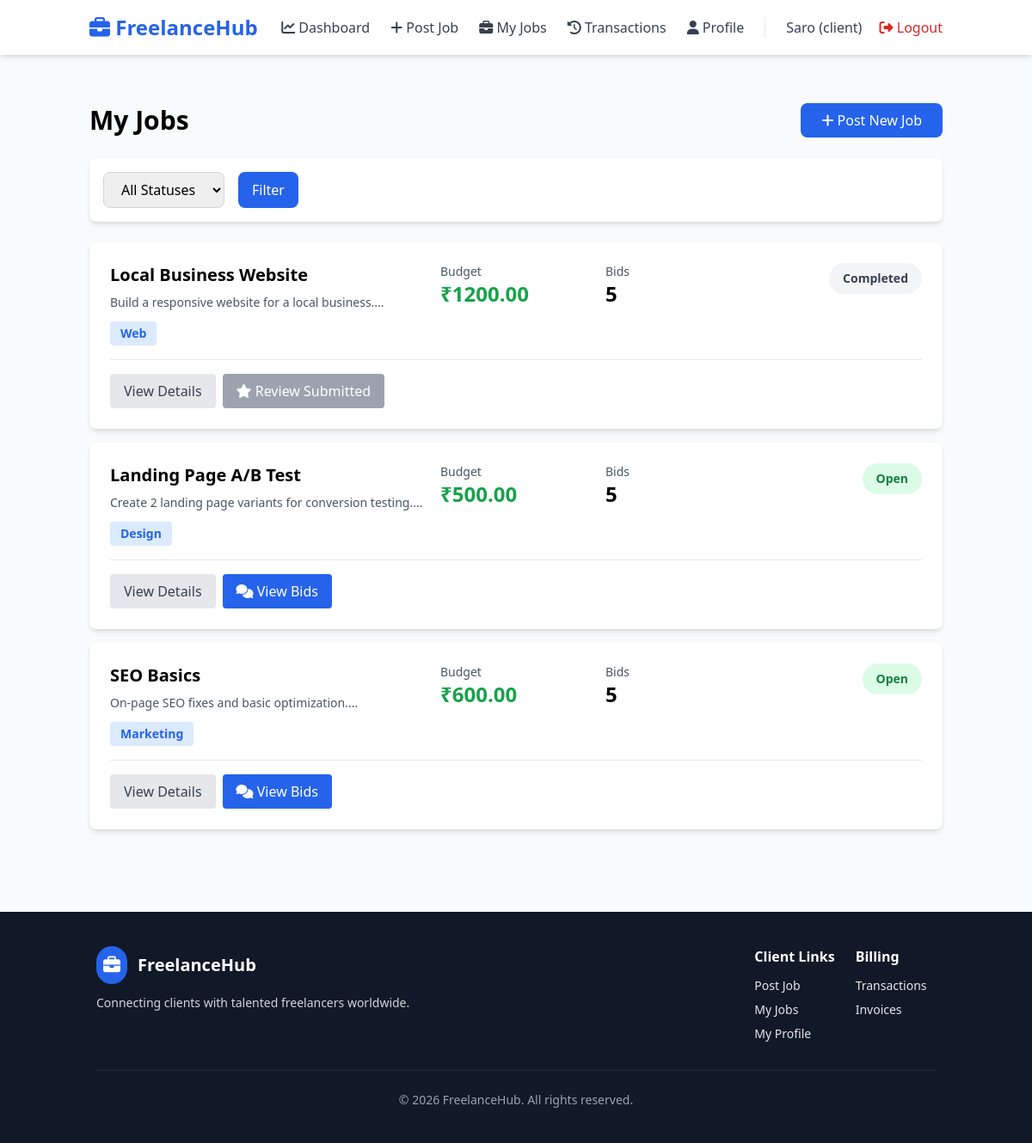
Before: /my-jobs (signed in) with the older database file.
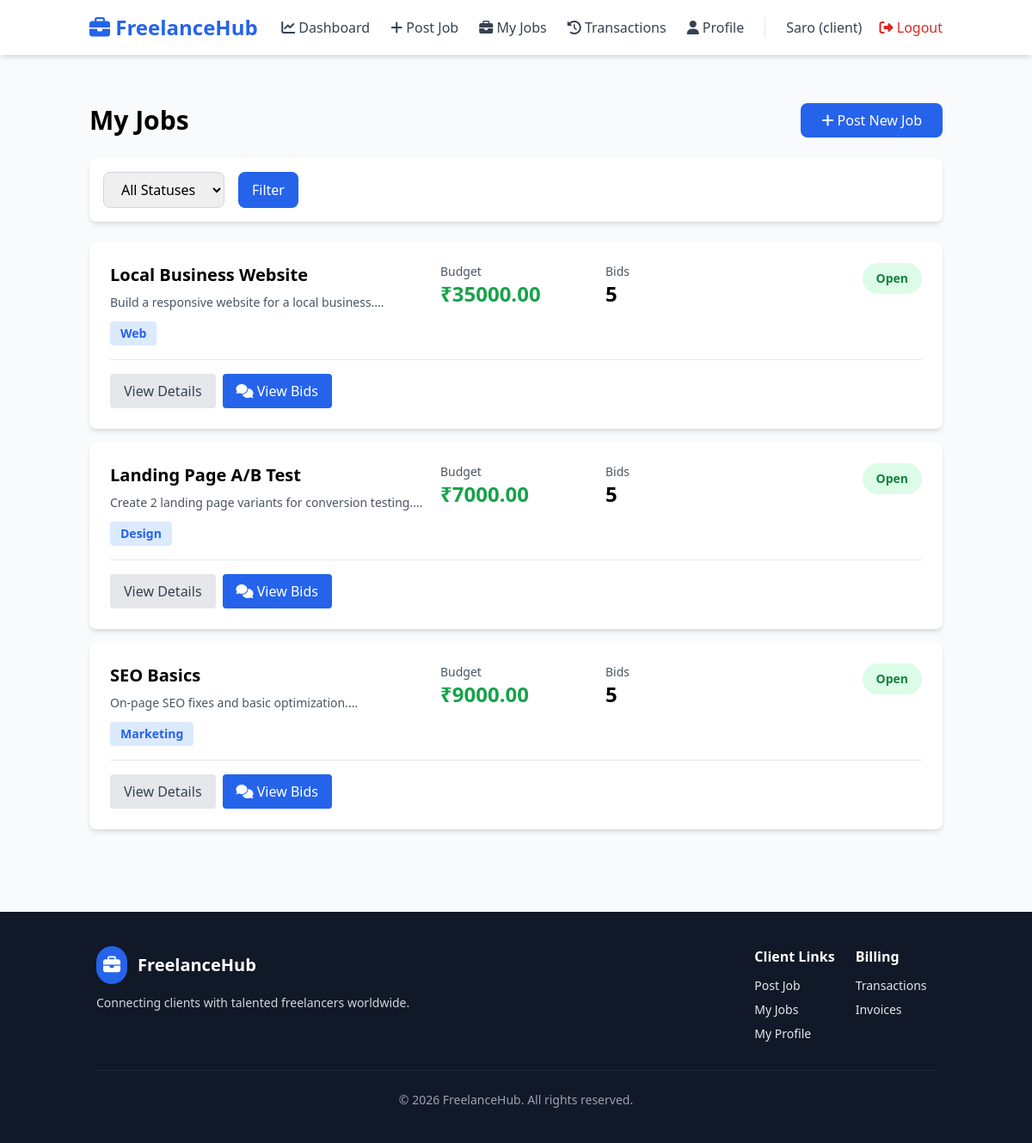
After: the same page with the newer database file.
### models.py (models this page shows, shortened)
class Job(db.Model):
    __tablename__ = 'jobs'
    id = db.Column(db.Integer, primary_key=True)
    client_id = db.Column(db.Integer, db.ForeignKey('users.id'), nullable=False, index=True)
    title = db.Column(db.String(200), nullable=False)
    description = db.Column(db.Text, nullable=False)
    budget = db.Column(db.Float, nullable=False)
    category = db.Column(db.String(50), nullable=False)  # web, mobile, design, writing, etc
    deadline = db.Column(db.DateTime, nullable=False)
    status = db.Column(db.String(20), default='open')  # open, in_progress, completed, cancelled
    accepted_bid_id = db.Column(db.Integer, db.ForeignKey('bids.id'), nullable=True)
    created_at = db.Column(db.DateTime, default=datetime.utcnow)
    updated_at = db.Column(db.DateTime, default=datetime.utcnow, onupdate=datetime.utcnow)
    bids = db.relationship('Bid', backref='job', foreign_keys='Bid.job_id', cascade='all, delete-orphan')
    accepted_bid = db.relationship('Bid', uselist=False, foreign_keys='Job.accepted_bid_id')
    payment = db.relationship('Payment', uselist=False, backref='job', cascade='all, delete-orphan')
    work_submission = db.relationship('WorkSubmission', uselist=False, backref='job', cascade='all, delete-orphan')
    reviews = db.relationship('Review', backref='job', cascade='all, delete-orphan')

### app.py (the view)
    @app.route('/my-jobs')
    @client_required
    def my_jobs():
        page = request.args.get('page', 1, type=int)
        status = request.args.get('status', '')
        query = Job.query.filter_by(client_id=current_user.id)
        if status:
            query = query.filter_by(status=status)
        pagination = query.order_by(Job.created_at.desc()).paginate(page=page, per_page=10)
        jobs = pagination.items
        job_reviews = {}
        for job in jobs:
            review = Review.query.filter_by(job_id=job.id, client_id=current_user.id).first()
            job_reviews[job.id] = review
        return render_template('my-jobs.html', jobs=jobs, pagination=pagination, status=status, job_reviews=job_reviews)

### models.py (called while the page is built)
    def is_freelancer(self):
        return self.role == 'freelancer'

    def is_client(self):
        return self.role == 'client'

### templates/my-jobs.html (shortened to what this page needs)
{% extends "base.html" %}
{% block content %}
<div class="space-y-6">
    <div class="flex justify-between items-center">
        <h1 class="text-3xl font-bold">My Jobs</h1>
        <a href="{{ url_for('post_job') }}" class="bg-blue-600 text-white px-6 py-2 rounded-lg hover:bg-blue-700">
            <i class="fas fa-plus"></i> Post New Job
        </a>
    </div>
    <div class="bg-white p-4 rounded-lg shadow-md">
        <form method="GET" action="{{ url_for('my_jobs') }}" class="flex gap-4">
            <select name="status" class="px-4 py-2 border border-gray-300 rounded-lg focus:outline-none">
                <option value="">All Statuses</option>
            </select>
            <button type="submit" class="bg-blue-600 text-white px-4 py-2 rounded-lg hover:bg-blue-700">
                Filter
            </button>
        </form>
    </div>
    {% if jobs %}
        <div class="space-y-4">
            {% for job in jobs %}
                <div class="bg-white rounded-lg shadow-md p-6">
                    <div class="grid md:grid-cols-5 gap-4 items-start">
                        <div class="md:col-span-2">
                            <h3 class="text-xl font-bold mb-2">{{ job.title }}</h3>
                            <p class="text-gray-600 text-sm mb-3">{{ job.description[:100] }}...</p>
                            <span class="inline-block bg-blue-100 text-blue-600 px-3 py-1 rounded text-sm font-semibold">{{ job.category|capitalize }}</span>
                        </div>
                        <div>
                            <p class="text-gray-600 text-sm">Budget</p>
                            <p class="text-2xl font-bold text-green-600">₹{{ "%.2f"|format(job.budget) }}</p>
                        </div>
                        <div>
                            <p class="text-gray-600 text-sm">Bids</p>
                            <p class="text-2xl font-bold">{{ job.bids|length }}</p>
                        </div>
                        <div class="text-right">
                            <span class="inline-block px-4 py-2 rounded-full text-sm font-bold
                                {% if job.status == 'open' %}bg-green-100 text-green-700
                                {% elif job.status == 'in_progress' %}bg-blue-100 text-blue-700
                                {% elif job.status == 'completed' %}bg-gray-100 text-gray-700
                                {% else %}bg-red-100 text-red-700{% endif %}">
                                {{ job.status|capitalize|replace('_', ' ') }}
                            </span>
                        </div>
                        </div>
                    <div class="mt-4 pt-4 border-t flex gap-2">
                        <a href="{{ url_for('job_detail', job_id=job.id) }}" class="bg-gray-200 text-gray-700 px-4 py-2 rounded hover:bg-gray-300">
                            View Details
                        </a>
                        {% if job.status == 'open' %}
                            <a href="{{ url_for('view_bids', job_id=job.id) }}" class="bg-blue-600 text-white px-4 py-2 rounded hover:bg-blue-700">
                                <i class="fas fa-comments"></i> View Bids
                            </a>
                        {% elif job.status == 'completed' and job.payment and job.payment.status == 'paid' %}
                            {% if job_reviews.get(job.id) %}
                                <button class="bg-gray-400 text-white px-4 py-2 rounded cursor-not-allowed" disabled>
                                    <i class="fas fa-star"></i> Review Submitted
                                </button>
                            {% else %}
                                <a href="{{ url_for('review_freelancer', job_id=job.id) }}" class="bg-yellow-600 text-white px-4 py-2 rounded hover:bg-yellow-700">
                                    <i class="fas fa-star"></i> Review
                                </a>
                            {% endif %}
                        {% endif %}
                    </div>
                </div>
            {% endfor %}
        </div>
    {% endif %}
</div>
{% endblock %}

Changed rows visible on the page:
changed Job "Local Business Website": budget "1200.00" → "35000.00"; status "Completed" → "Open"; status "Review Submitted" → "View Bids"
changed Job "Landing Page A/B Test": budget "500.00" → "7000.00"
changed Job "SEO Basics": budget "600.00" → "9000.00"
